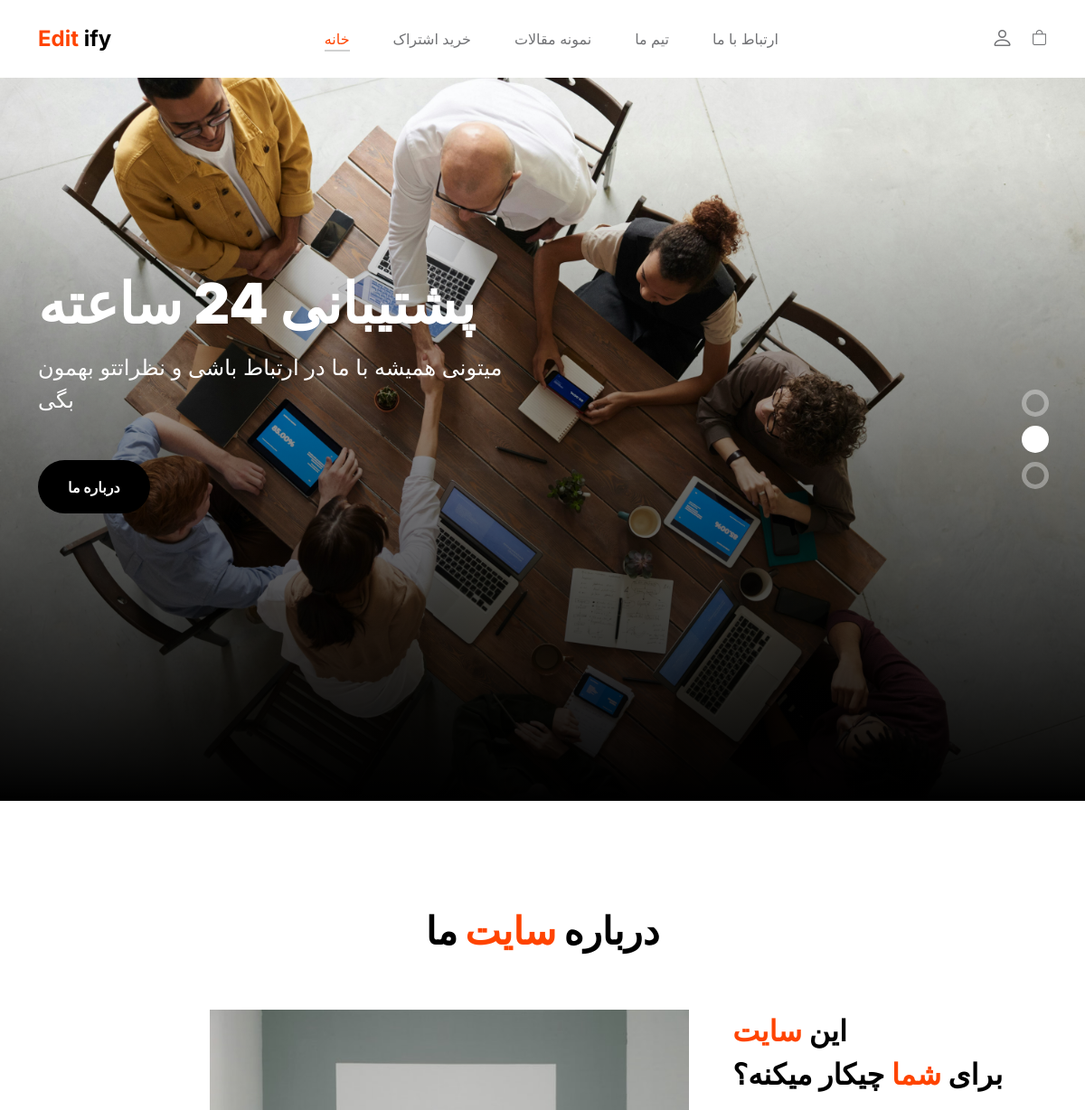
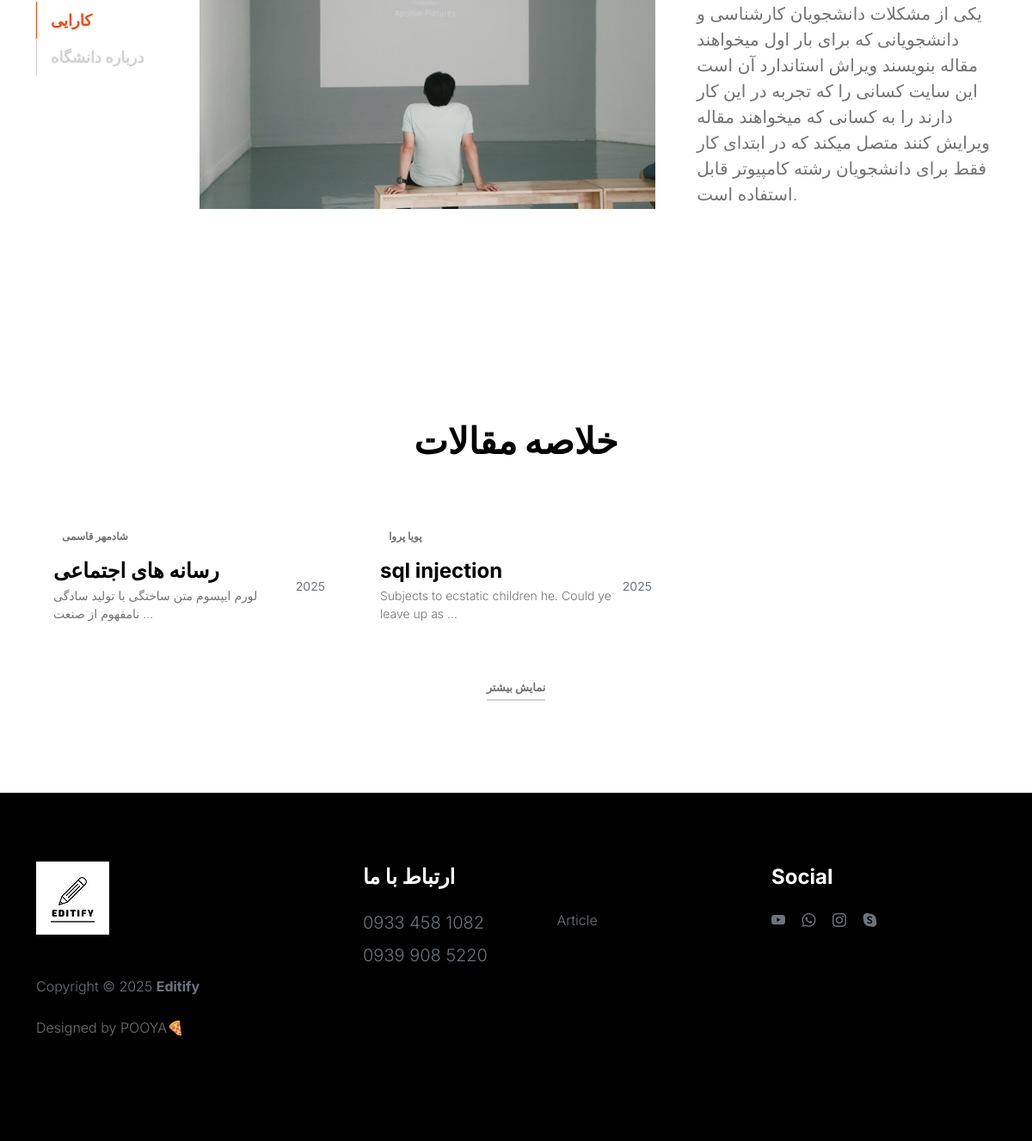
The page / on the database its author committed (2 pictures, top to bottom).
### home/models.py (models this page shows, shortened)
class Article(models.Model):
    user = models.ForeignKey(User, on_delete=models.CASCADE, related_name='posts')
    title = models.CharField(max_length=100, unique=True)
    summery = models.TextField()
    slug = models.SlugField()
    Author = models.TextField()
    master = models.TextField()
    created = models.DateTimeField(auto_now_add=True)
    updated = models.DateTimeField(auto_now=True)
    class Meta:
        ordering = ('-created',)

### home/views.py (the view, shortened to what this page needs)
# urls.py: path('', views.HomeView.as_view(), name='home'),
class HomeView(View):
    form_class = ArticleSearchForm
    def get(self, request):
        articles = Article.objects.all()
        if request.GET.get('search'):
            articles = articles.filter(body__contains=request.GET['search'])
        return render(request, 'home/index.html', {'articles': articles, 'form': self.form_class})

### home/templates/home/index.html (shortened to what this page needs)
{% extends 'base.html' %}
{% load static %}
{% block content %}
            <section class="slick-slideshow">
                <div class="slick-custom">
                    <img src="{% static 'assets/images/slideshow/pexels-fauxels-3183197.jpg' %}" class="img-fluid" alt="">
                    <div class="slick-bottom">
                        <div class="container">
                            <div class="row">
                                <div class="col-lg-6 col-10">
                                    <h1 class="slick-title">پشتیبانی 24 ساعته</h1>
                                    <p class="lead text-white mt-lg-3 mb-lg-5">میتونی همیشه با ما در ارتباط باشی و نظراتتو بهمون بگی</p>
                                    <a href="product.html" class="btn custom-btn">درباره ما</a>
                                </div>
                            </div>
                        </div>
                    </div>
                </div>
            </section>
            <section class="about section-padding">
                <div class="container">
                    <div class="row">
                        <div class="col-12 text-center">
                            <h2 class="mb-5">درباره <span>سایت</span> ما </h2>
                        </div>
                        <div class="col-lg-2 col-12 mt-auto mb-auto">
                            <ul class="nav nav-pills mb-5 mx-auto justify-content-center align-items-center" id="pills-tab" role="tablist">
                                <li class="nav-item" role="presentation">
                                    <button class="nav-link active" id="pills-home-tab" data-bs-toggle="pill" data-bs-target="#pills-home" type="button" role="tab" aria-controls="pills-home" aria-selected="true">کارایی</button>
                                </li>
                                <li class="nav-item" role="presentation">
                                    <button class="nav-link" id="pills-youtube-tab" data-bs-toggle="pill" data-bs-target="#pills-youtube" type="button" role="tab" aria-controls="pills-youtube" aria-selected="true">درباره دانشگاه </button>
                                </li>
                            </ul>
                        </div>
                        <div class="col-lg-10 col-12">
                            <div class="tab-content mt-2" id="pills-tabContent">
                                <div class="tab-pane fade show active" id="pills-home" role="tabpanel" aria-labelledby="pills-home-tab">
                                    <div class="row">
                                        <div class="col-lg-7 col-12">
                                            <img src="{% static 'assets/images/pim-chu-z6NZ76_UTDI-unsplash.jpeg' %}" class="img-fluid" alt="">
                                        </div>
                                        <div class="col-lg-5 col-12">
                                            <div class="d-flex flex-column h-100 ms-lg-4 mt-lg-0 mt-5">
                                                <h4 class="mb-3">این <span>سایت</span> <br>برای <span>شما</span> چیکار میکنه؟</h4>
                                                <p>یکی از مشکلات دانشجویان کارشناسی و دانشجویانی که برای بار اول میخواهند مقاله بنویسند ویراش استاندارد آن است این سایت کسانی را که تجربه در این کار دارند را به کسانی که میخواهند مقاله ویرایش کنند متصل میکند که در ابتدای کار فقط برای دانشجویان رشته کامپیوتر قابل استفاده است.</p>
                                            </div>
                                        </div>
                                    </div>
                                </div>
                            </div>
                        </div>
                    </div>
                </div>
            </section>
            <section class="featured-product section-padding">
                <div class="container">
                    <div class="row">
                        <div class="col-12 text-center">
                            <h2 class="mb-5">خلاصه مقالات</h2>
                        </div>
                            {% for article in articles %}
                        <div class="col-lg-4 col-12 mb-3">
                            <div class="product-thumb">
                                <div class="product-top d-flex">
                                    <span class="product-alert me-auto">{{article.Author}}</span>
                                </div>
                                <div class="product-info d-flex">
                                    <div>
                                        <h5 class="product-title mb-0">
                                            <a href="product-detail.html" class="product-title-link">{{article.title}}</a>
                                        </h5>
                                        <p class="product-p">{{article.summery|truncatewords:10 }}</p>
                                    </div>
                                    <small class="product-price text-muted ms-auto mt-auto mb-5">{{article.created|date:"Y"}}</small>
                                </div>
                            </div>
                        </div>
                        {% endfor %}
                        <div class="col-12 text-center">
                            <a href="{% url 'home:articles' %}" class="view-all">نمایش بیشتر</a>
                        </div>
                    </div>
                </div>
            </section>
 {% endblock %}

### templates/base.html (shortened to what this page needs)
{% load static %}
<!DOCTYPE html>
<html lang="en">
  <head>
    <link href="{% static 'assets/css/bootstrap.min.css' %}" rel="stylesheet" />
    <link
      href="{% static 'assets/css/bootstrap-icons.css' %}"
      rel="stylesheet"
    />
    <link rel="stylesheet" href="{% static 'assets/css/slick.css' %}" />
    <link
      href="{% static 'assets/css/tooplate-little-fashion.css' %}"
      rel="stylesheet"
    />
  </head>
  <body>
    <main>
      <nav class="navbar navbar-expand-lg">
        <div class="container">
          <a class="navbar-brand" href="{% url 'home:home' %}">
            <strong><span>Edit</span> ify</strong>
          </a>
          <div class="collapse navbar-collapse" id="navbarNav">
            <ul class="navbar-nav mx-auto">
              <li class="nav-item">
                <a class="nav-link {% if request.path == '/' %}active{% endif %}" href="{% url 'home:home' %}">خانه</a>
              </li>
              <li class="nav-item">
                <a class="nav-link" href="about.html">خرید اشتراک</a>
              </li>
              <li class="nav-item">
                <a class="nav-link {% if request.path == '/articles/' %}active{% endif %}" href="{% url 'home:articles' %}">نمونه مقالات</a>
              </li>
              <li class="nav-item">
                <a class="nav-link {% if request.path == '/about/' %}active{% endif %}" href="{% url 'home:about' %}">تیم ما</a>
              </li>
              <li class="nav-item">
                <a class="nav-link" href="contact.html">ارتباط با ما</a>
              </li>
            </ul>
            <div class="d-none d-lg-block">
              {% if request.user.is_authenticated %}
              <a class="nav-link" href="{% url 'accounts:logout' %}">LOGOUT {{ request.user.username }}</a>
              {% else %}
              <a href="{% url 'accounts:login' %}" class="bi-person custom-icon me-3"></a>
              {% endif %}
              <a href="product-detail.html" class="bi-bag custom-icon"></a>
            </div>
          </div>
        </div>
      </nav>
      <div class="content">
        {% block content %} {% endblock %}
      </div>
    </main>
    <footer class="site-footer">
      <div class="container">
        <div class="row">
          <div class="col-lg-3 col-10 me-auto mb-4">
            <h4 class="text-white mb-3">
              <a href="{% url 'home:home' %}"><img src="{% static 'assets/images/Artboard 1.jpg' %}" class="img-fluid" alt=""></a>
            </h4>
            <p class="copyright-text text-muted mt-lg-5 mb-4 mb-lg-0">
              Copyright © 2025 <strong>Editify</strong>
            </p>
            <br />
            <p class="copyright-text">
              Designed by
              <a href="https://www.tooplate.com/" target="_blank">POOYA🍕</a>
            </p>
          </div>
          <div class="col-lg-5 col-8">
            <h5 class="text-white mb-3">ارتباط با ما</h5>
            <ul class="footer-menu d-flex flex-wrap">
              <li class="footer-menu-item">
                <p href="about.html" class="footer-menu-link">0933 458 1082</p>
              </li>
              <li class="footer-menu-item">
                <a href="{% url 'home:articles' %}" class="footer-menu-link">Article</a>
              </li>
              <li class="footer-menu-item">
                <p href="#" class="footer-menu-link">0939 908 5220</p>
              </li>
            </ul>
          </div>
          <div class="col-lg-3 col-4">
            <h5 class="text-white mb-3">Social</h5>
            <ul class="social-icon">
              <li><a href="#" class="social-icon-link bi-youtube"></a></li>
              <li><a href="#" class="social-icon-link bi-whatsapp"></a></li>
              <li><a href="#" class="social-icon-link bi-instagram"></a></li>
              <li><a href="#" class="social-icon-link bi-skype"></a></li>
            </ul>
          </div>
        </div>
      </div>
    </footer>
  </body>
</html>

### rows shown on the page
Article: Author "شادمهر قاسمی", title "رسانه های اجتماعی", summery "لورم ایپسوم متن ساختگی با تولید سادگی نامفهوم از صنعت …", created "2025"
Article: Author "پویا پروا", title "sql injection", summery "Subjects to ecstatic children he. Could ye leave up as …", created "2025"
